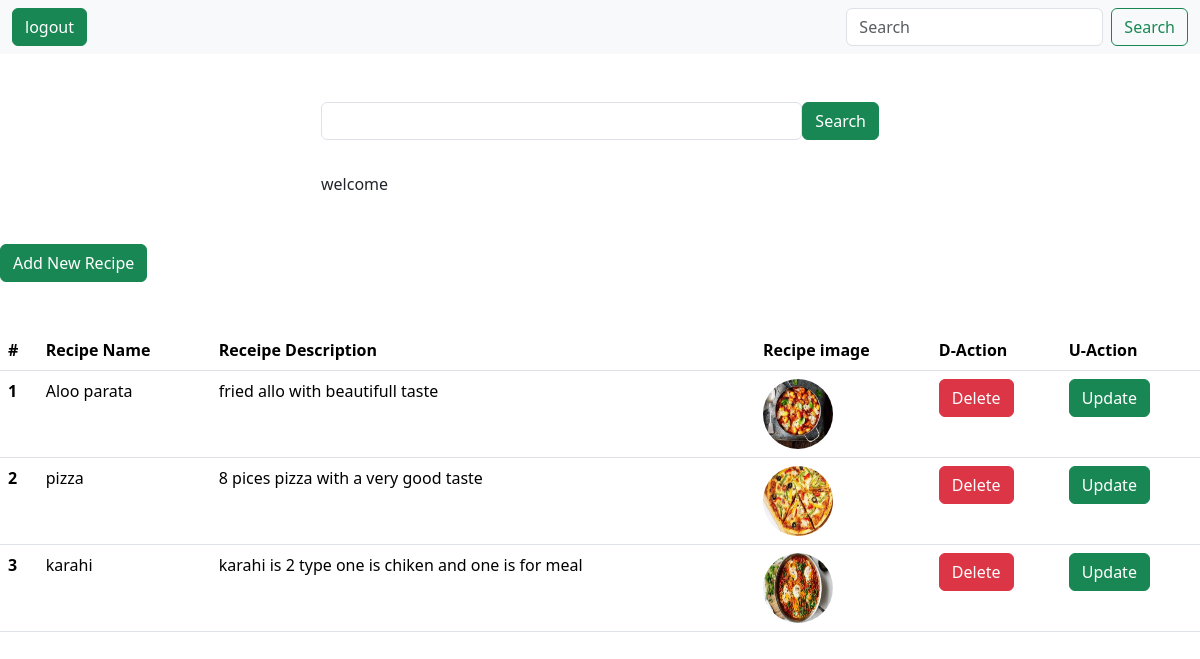
Before: /display/ (signed in) with the older database file.
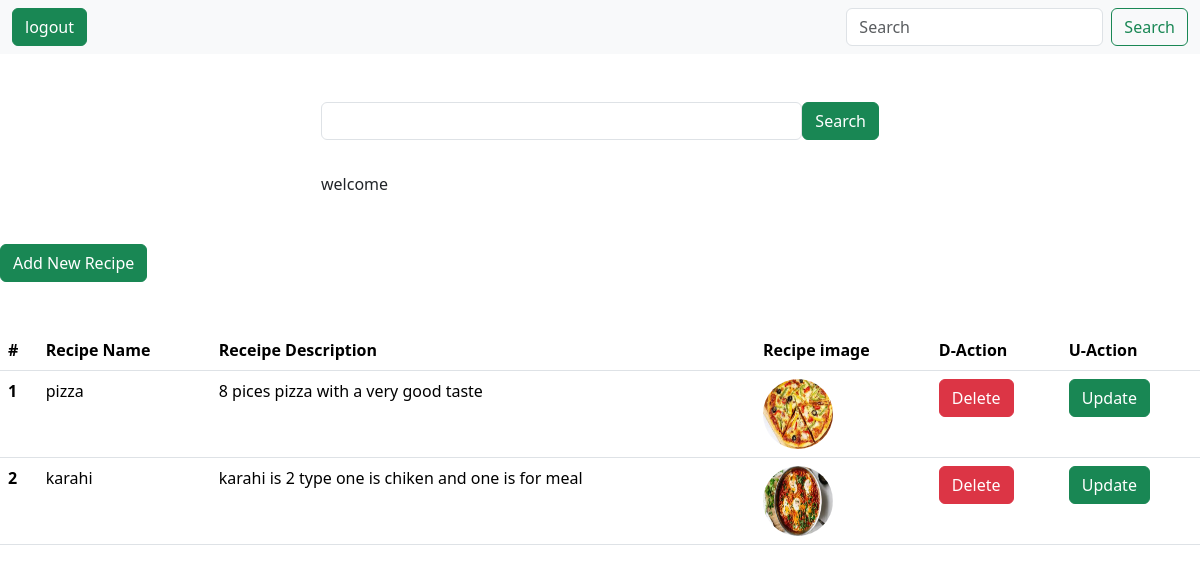
After: the same page with the newer database file.
### vege/models.py (models this page shows)
class Recipe(models.Model):
    user = models.ForeignKey(User, on_delete=models.SET_NULL, null=True, blank=True)
    recipe_name = models.CharField(max_length=100)
    recipe_discription = models.TextField()
    recipe_img = models.ImageField(upload_to="recipe")

### vege/views.py (the view)
# urls.py: path("display/", views.display, name="display"),
@login_required(login_url="/")
def display(request):
    queryset = Recipe.objects.all()
    if request.GET.get("Search"):
        queryset = queryset.filter(recipe_name__icontains=request.GET.get("Search"))
    context = {"recipes": queryset}
    return render(request, "display.html", context)

### vege/templates/display.html
{% extends 'base.html' %}
{% block start %}
<div class="container mt-5 mb-5">
    <form class="col-6 mx-auto">
        <div class="mb-2 d-flex">
            <input type="text" name="Search" class="form-control">
            <button type="submit" class="btn btn-success">Search</button>
        </div>
        <br>
        <p>welcome {{request.user.first_name}}</p>
    </form>
</div>
<div class="mb-5">
    <a href="{% url 'recipe' %}" class="btn btn-success">Add New Recipe</a>
</div>
<table class="table">
    <thead>
        <tr>
            <th scope="col">#</th>
            <th scope="col">Recipe Name</th>
            <th scope="col">Receipe Description</th>
            <th scope="col">Recipe image</th>
            <th scope="col">D-Action</th>
            <th scope="col">U-Action</th>
        </tr>
    </thead>
    <tbody>
        {% for recipe in recipes %}
        <tr>
            <th scope="row">{{forloop.counter}}</th>
            <td>{{recipe.recipe_name}}</td>
            <td>{{recipe.recipe_discription}}</td>
            <td><img src="/media/{{recipe.recipe_img}}"
                    style="height: 100px; width: 70px; height: 70px; border-radius: 50%;"></td>
            <td><a href="/delete_recipe/{{recipe.id}}" class="btn btn-danger">Delete</a></td>
            <td><a href="/update_recipe/{{recipe.id}}" class="btn btn-success">Update</a></td>
        </tr>
        {% endfor %}
    </tbody>
</table>
{% endblock %}

### vege/templates/base.html (shortened to what this page needs)
<!DOCTYPE html>
<html lang="en">
<head>
    <link href="https://cdn.jsdelivr.net/npm/bootstrap@5.3.3/dist/css/bootstrap.min.css" rel="stylesheet"
 />
</head>
<body>
    <nav class="navbar navbar-expand-lg bg-body-tertiary">
        <div class="container-fluid">
            <div class="collapse navbar-collapse" id="navbarSupportedContent">
                {% if user.is_authenticated %}
                <ul class="navbar-nav me-auto mb-2 mb-lg-0">
                    <a href="{% url 'logout' %}" class="btn btn-success">logout</a>
                </ul>
                {% else %}
                <ul class="navbar-nav me-auto mb-2 mb-lg-0">
                    <a href="{% url 'login' %}" class="btn btn-success">login</a>
                </ul>
                {% endif %}
                <form class="d-flex" role="search">
                    <input class="form-control me-2" type="search" placeholder="Search" aria-label="Search" />
                    <button class="btn btn-outline-success" type="submit">
                        Search
                    </button>
                </form>
            </div>
        </div>
    </nav>
    {% block start %} {% endblock %}
</body>
</html>

Changed rows visible on the page:
removed Recipe: recipe_name "Aloo parata", recipe_discription "fried allo with beautifull taste", recipe_img (picture)
